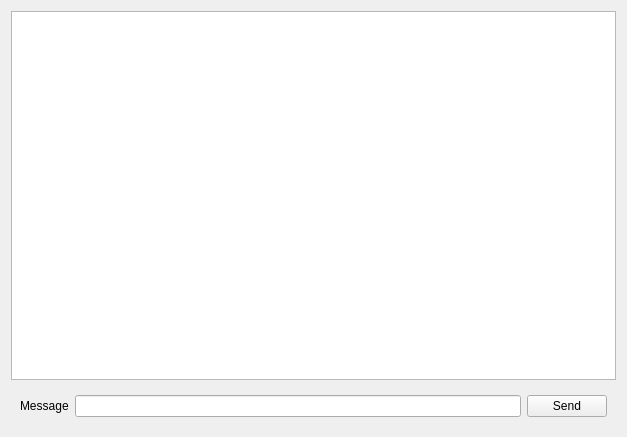
<?xml version="1.0" encoding="UTF-8"?>
<ui version="4.0">
 <class>ClientChatWidget</class>
 <widget class="QWidget" name="ClientChatWidget">
  <property name="geometry">
   <rect>
    <x>0</x>
    <y>0</y>
    <width>627</width>
    <height>437</height>
   </rect>
  </property>
  <property name="windowTitle">
   <string>Form</string>
  </property>
  <layout class="QVBoxLayout" name="verticalLayout">
   <item>
    <widget class="QListWidget" name="listMessages"/>
   </item>
   <item>
    <widget class="QWidget" name="widgetSend" native="true">
     <layout class="QHBoxLayout" name="horizontalLayout">
      <item>
       <widget class="QLabel" name="label">
        <property name="text">
         <string>Message</string>
        </property>
       </widget>
      </item>
      <item>
       <widget class="QLineEdit" name="lineMessage"/>
      </item>
      <item>
       <widget class="QPushButton" name="buttonSend">
        <property name="text">
         <string>Send</string>
        </property>
       </widget>
      </item>
     </layout>
    </widget>
   </item>
  </layout>
 </widget>
 <resources/>
 <connections/>
</ui>
